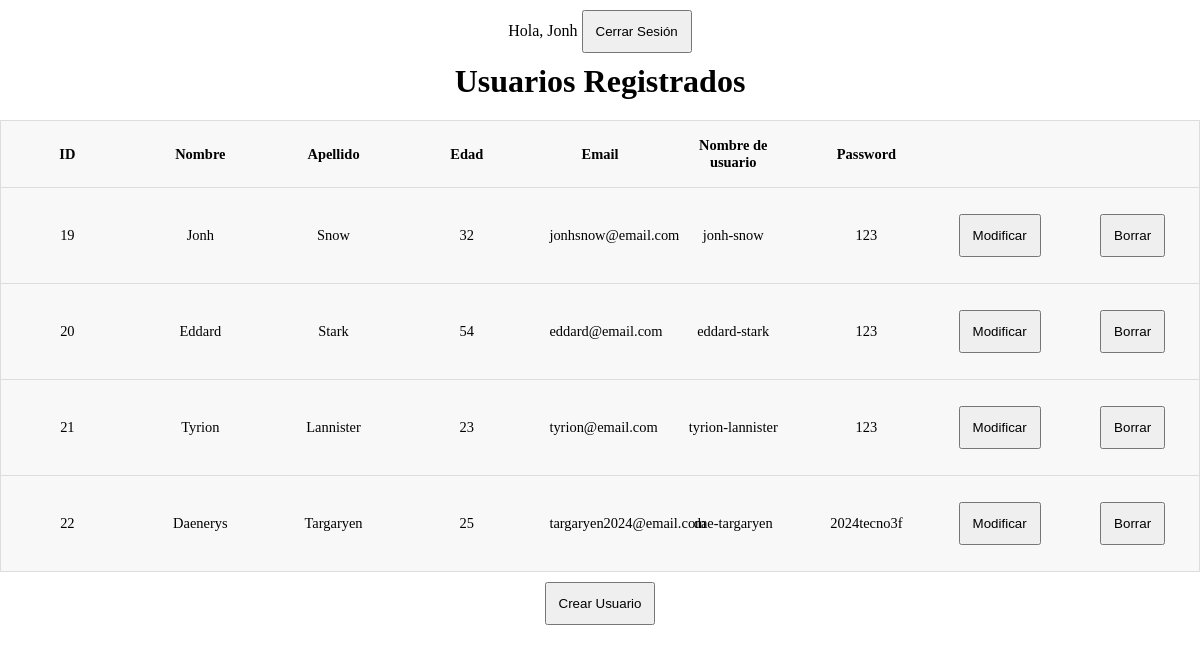
/index.php (signed in), run on the app's committed database.
### tables this page shows
CREATE TABLE `users` (
  `ID` int(11) NOT NULL,
  `nombre` varchar(20) NOT NULL,
  `apellido` varchar(20) NOT NULL,
  `edad` int(20) NOT NULL,
  `email` varchar(40) NOT NULL,
  `contraseña` varchar(30) NOT NULL,
  `nombreusuario` varchar(20) NOT NULL
);

### index.php (the view, shortened to what this page needs)
<!DOCTYPE html>
<html lang="en">
<head>
  <link href="style.css" rel="stylesheet">
</head>
<body>
  <span>Hola, <?=  $_SESSION['usuario_nombre'] ?></span>
  <a href="logout.php"><button class="boton">Cerrar Sesión</button></a>
  <div class= "tabla-usuarios">
    <h1 id="titulo-index">Usuarios Registrados</h1>
    <table>
      <thead>
        <tr>
          <th>ID</th>
          <th>Nombre</th>
          <th>Apellido</th>
          <th>Edad</th>
          <th>Email</th>
          <th>Nombre de usuario</th>
          <th>Password</th>
          <th></th>
          <th></th>
        </tr>
      </thead>
      <tbody>
      <?php
        $conexion = conexion();
        $query = "SELECT * FROM users";
        $results = mysqli_query($conexion, $query);
      ?>
      <?php while($row= mysqli_fetch_array($results)):?>
       <tr>
        <td><?= $row['ID'] ?></td>
        <td><?= $row['nombre'] ?></td>
        <td><?= $row['apellido'] ?></td>
        <td><?= $row['edad'] ?></td>
        <td><?= $row['email'] ?></td>
        <td><?= $row['nombreusuario'] ?></td>
        <td><?= $row['contraseña'] ?></td>
        <td>
         <form action="modificar-usuario.php" method="POST">
            <input type="submit" value="Modificar" class="boton">
          </form>
        <td>
          <form action="borrar-usuario.php" method="POST">
            <input type="submit" value="Borrar" class="boton">
          </form>
        </td>
       </tr>
      <?php endwhile; ?>
    </tbody>
    </table>
  </div>
  <div>
    <a href="crear-usuario.php"> <button class="boton" >Crear Usuario</button></a>
  </div>
</body>
</html>

### style.css (style rules this page uses)
* { box-sizing: border-box; margin: 0; padding: 0; }
html { font-family: 'Times New Roman', Times, serif; text-align: center; }
a { text-decoration: none; }
.boton { gap: 24px; margin: 10px auto; text-align: center; padding: 12px; }
.tabla-usuarios table { border: 1px solid #ccc; border-collapse: collapse; margin-top: 20px; padding: 0; width: 100%; table-layout: fixed; }
table tr { background-color: #f8f8f8; border: 1px solid #ddd; padding: 4px; }
table tr, table td, table th { padding: 16px; text-align: center; font-size: .95em; margin: 10px; }

### data on the page
users: ID "19", nombre "Jonh", apellido "Snow", edad "32", email "jonhsnow@email.com", nombreusuario "jonh-snow", contraseña "123"
users: ID "20", nombre "Eddard", apellido "Stark", edad "54", email "eddard@email.com", nombreusuario "eddard-stark", contraseña "123"
users: ID "21", nombre "Tyrion", apellido "Lannister", edad "23", email "tyrion@email.com", nombreusuario "tyrion-lannister", contraseña "123"
users: ID "22", nombre "Daenerys", apellido "Targaryen", edad "25", email "targaryen2024@email.com", nombreusuario "dae-targaryen", contraseña "2024tecno3f"

### other printed values
$_SESSION['usuario_nombre'] "Jonh"
